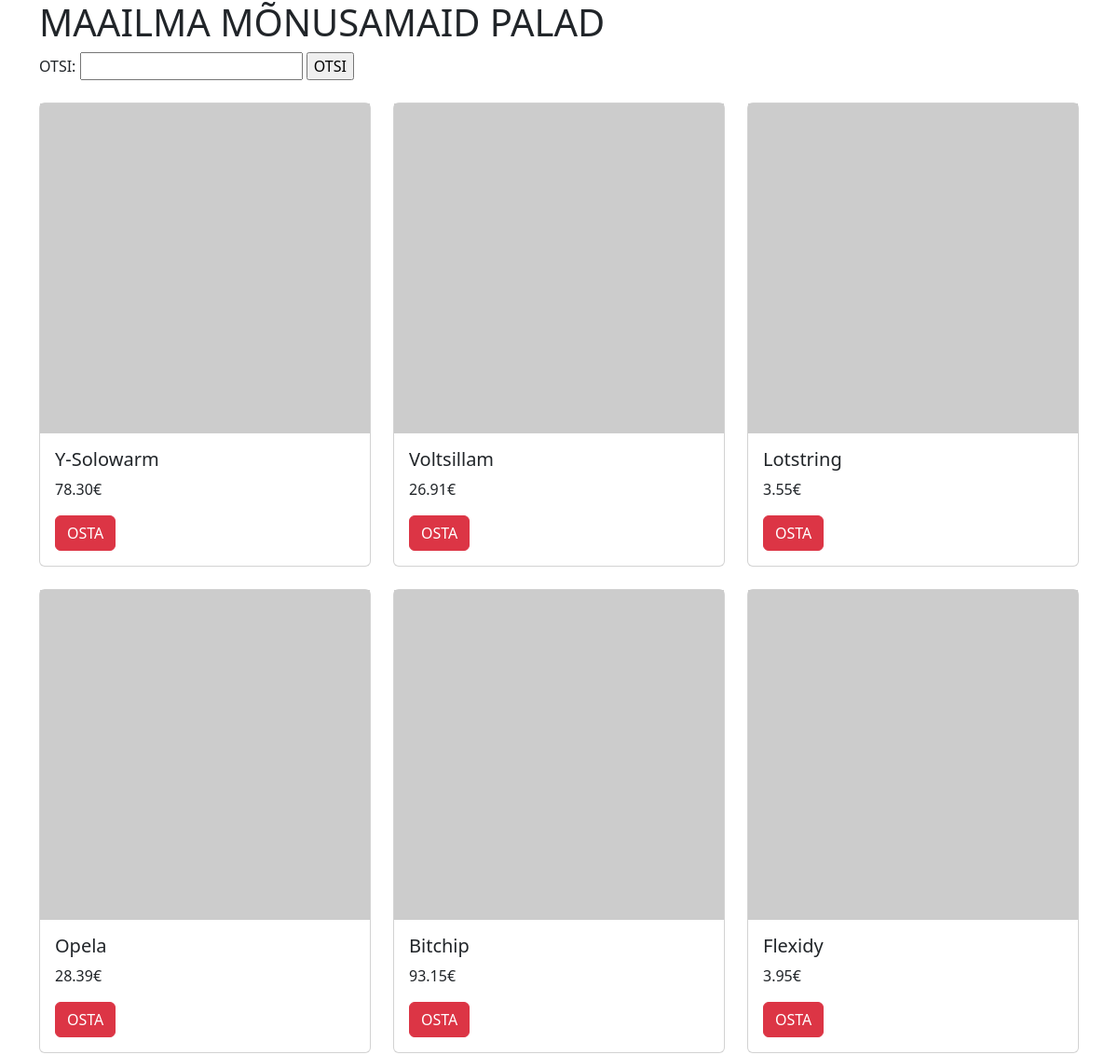
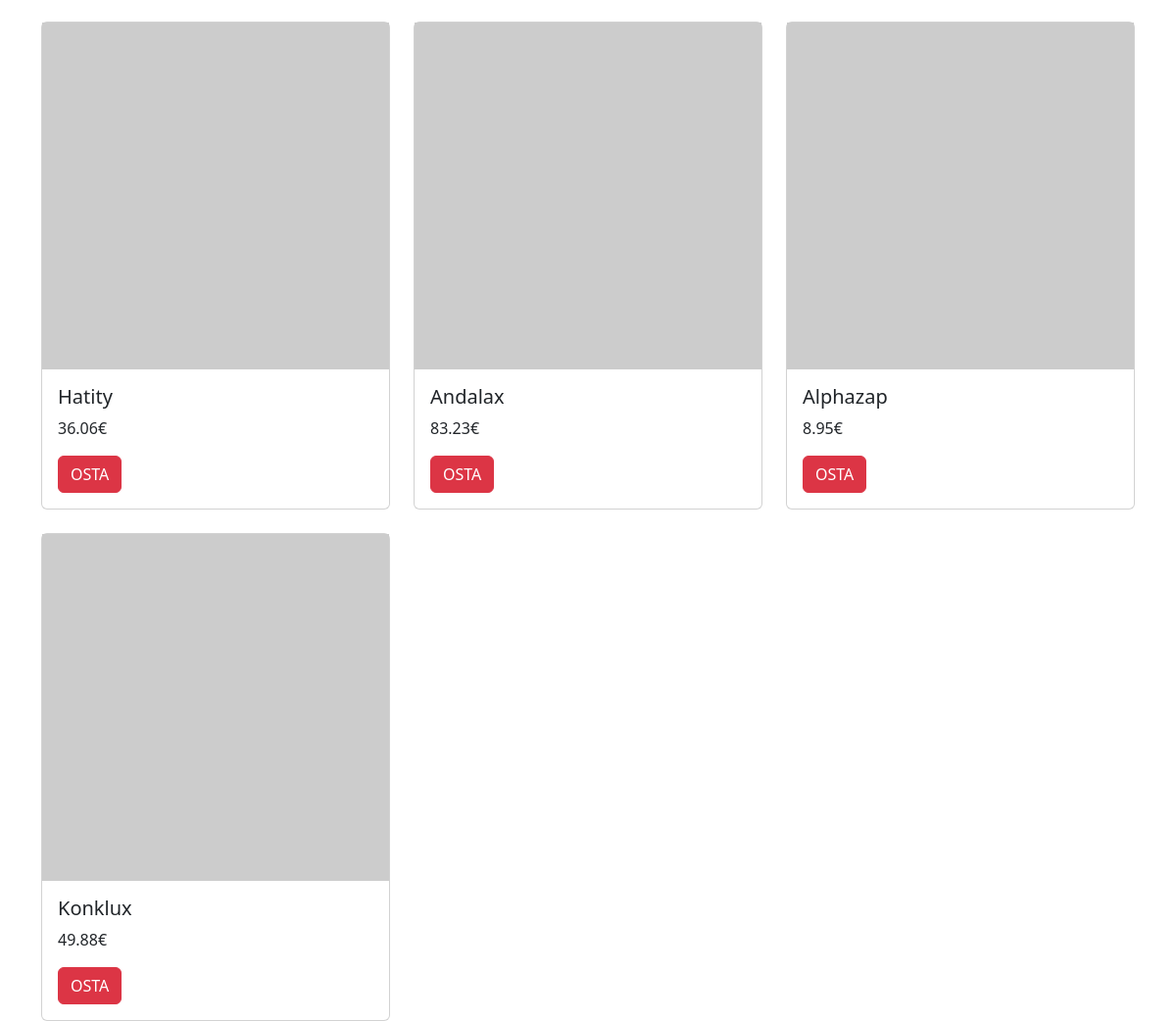
Page /PHPmysql/index.php on the committed database (2 pictures, top to bottom).
### tables this page shows
CREATE TABLE `albumid` (
  `id` int(10) NOT NULL,
  `artist` varchar(255) NOT NULL,
  `album` varchar(255) NOT NULL,
  `aasta` year(4) NOT NULL,
  `hind` decimal(6,2) NOT NULL
);

### PHPmysql/index.php (the view, shortened to what this page needs)
<?php include("config.php");?>
<!doctype html>
<html lang="et">
    <head>
        <link
            href="https://cdn.jsdelivr.net/npm/bootstrap@5.3.2/dist/css/bootstrap.min.css"
            rel="stylesheet"
        />
    </head>
    <body>
        <div class="container">
            <h1>MAAILMA MÕNUSAMAID PALAD</h1>
            <form action="#" method="get">
                OTSI: <input type="text" name="s">
                <input type="submit" value="OTSI">
            </form>
<div class="row row-cols-1 row-cols-md-3 g-4 pt-4">
            <?php
                if (isset($_GET["s"])) {
                    $s = $_GET["s"];
                    $paring = 'SELECT album, hind FROM albumid WHERE album LIKE "%'.$s.'%"';
                } else {
                    $paring = "SELECT album, hind FROM albumid ORDER BY artist ASC LIMIT 10";
                }
                $valjund = mysqli_query($yhendus, $paring);
                while($rida = mysqli_fetch_assoc($valjund)){
                echo'
                <div class="col">
                    <div class="card">
                        <img src="https://picsum.photos/400/400" alt="pildike">
                        <div class="card-body">
                        <h5 class="card-title">'.$rida['album'].'</h5>
                        <p class="card-text">'.$rida['hind'].'€</p>
                        <a href="#" class="btn btn-danger">OSTA</a>
                    </div>
                </div>
                </div>
                ';
                }
            ?>
</div>
        </div>
    </body>
</html>

### rows in the picture
albumid: album "Y-Solowarm", hind "78.30"
albumid: album "Voltsillam", hind "26.91"
albumid: album "Lotstring", hind "3.55"
albumid: album "Opela", hind "28.39"
albumid: album "Bitchip", hind "93.15"
albumid: album "Flexidy", hind "3.95"
albumid: album "Hatity", hind "36.06"
albumid: album "Andalax", hind "83.23"
albumid: album "Alphazap", hind "8.95"
albumid: album "Konklux", hind "49.88"
